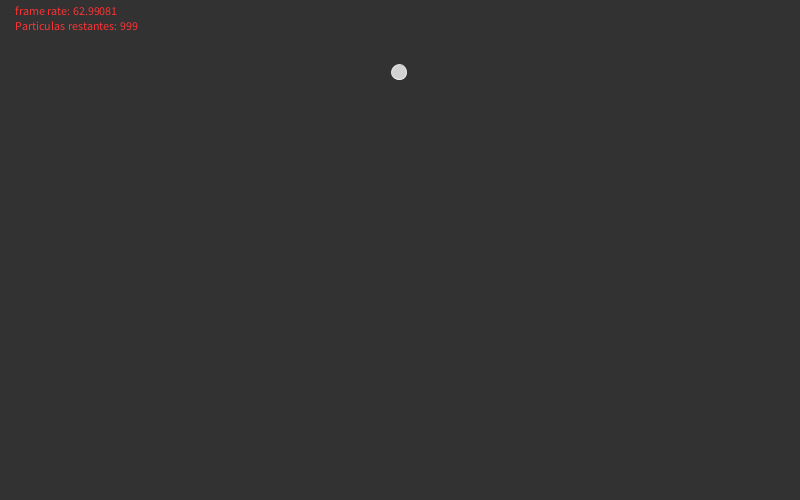
Frame 1 (no input)
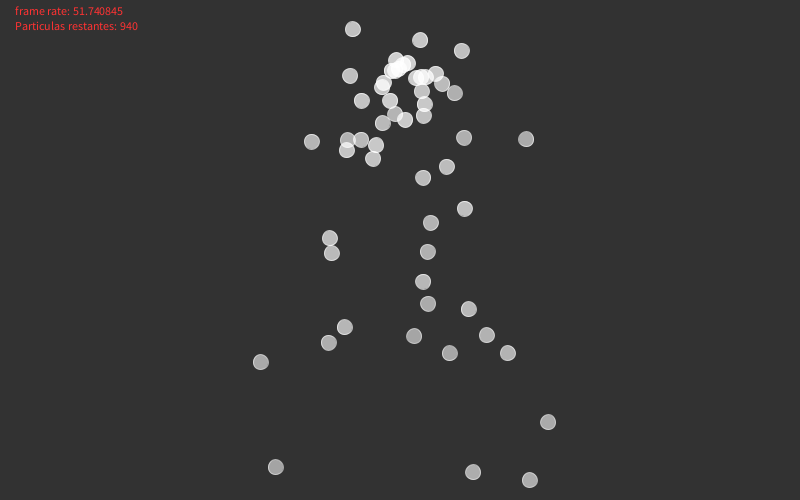
Frame 60 (the mouse pressed at the canvas centre just before this capture)
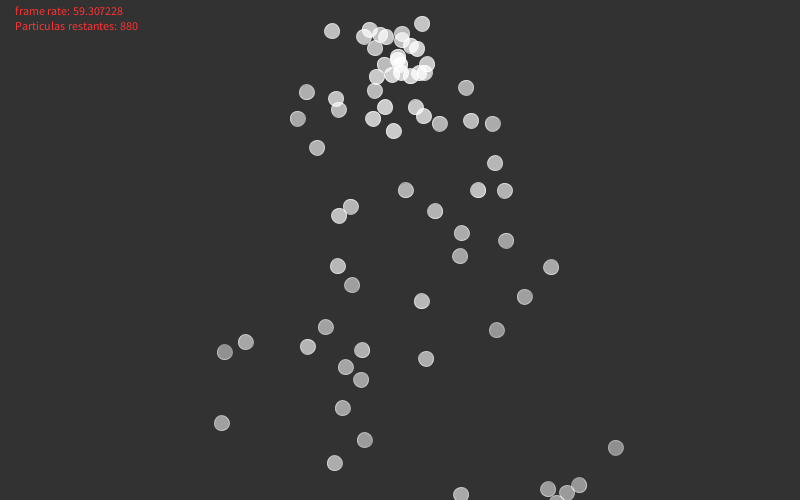
Frame 120 (the mouse held since frame 60 and released just before this capture)

The Processing sketch that drew these frames (run headless with seeded random() and noise(); from frame 60 on, the mouse is pressed at the canvas centre):

// Processing sketch: processing_150723
// ── processing_150723.pde


ParticleSystem ps;
int numPart = 1000;
PVector gravedad = new PVector(0,9.8);
float dt = 0.3;
int contador=0;

void setup() 
{
  size(800,500);
  ps = new ParticleSystem(new PVector(width/2,70));
}

void draw() 
{
  background(50);
  if (contador < numPart) {
    ps.addParticle();
     
    contador++;
  }
    fill(255,50,50);
    text("frame rate: " + frameRate, 15, 15);
    text("Particulas restantes: " + (numPart-contador), 15, 30);
    
  ps.run();
}
void keyPressed()
{
  if (key==' ')
  {
    contador=0;
    
  }
}

class Particle {
  PVector location;
  PVector velocity;
  PVector acceleration;
  float masa = 5;
  float lifespan;

  Particle(PVector loc) 
  {
    acceleration = new PVector(0,0);
    //Inicializamos la velocidad con un valor aleatorio
    velocity = new PVector(random(-10,10),random(-15,15));
    
    location = loc.get();
    lifespan = 200;
  }
  
  // F = m * a
  void applyForce(PVector force)
  {
    PVector f = PVector.div(force.get(), masa);
    acceleration.add(f);
  } 

  void run() 
  {
    update();
    display();
  }

  // Method to update location
  void update() 
  {
    applyForce(gravedad);
    lifespan -= 1.0;
    
    //EULER (SEMI)
    velocity.sub(PVector.mult(acceleration, dt));
    location.sub(PVector.mult(velocity, dt));
    
    acceleration.set(0,0);
  }

  void display() {
    stroke(255,lifespan);
    fill(255,lifespan);
    ellipse(location.x,location.y,15,15);
  }
  
  // Is the particle still useful?
  boolean isDead() {
    if (lifespan < 0.0) {
      return true;
    } else {
      return false;
    }
  }
}

class ParticleSystem {
  ArrayList<Particle> particles;
  PVector position;

  ParticleSystem(PVector pos) 
  {
    position = pos.get();
    particles = new ArrayList<Particle>();
  }

  void addParticle() 
  {
    particles.add(new Particle(position));
  }

  void run() {
    for (int i = particles.size()-1; i >= 0; i--) {
      Particle p = particles.get(i);
      p.run();
      if (p.isDead()) {
        particles.remove(i);
      }
    }
  }
}
